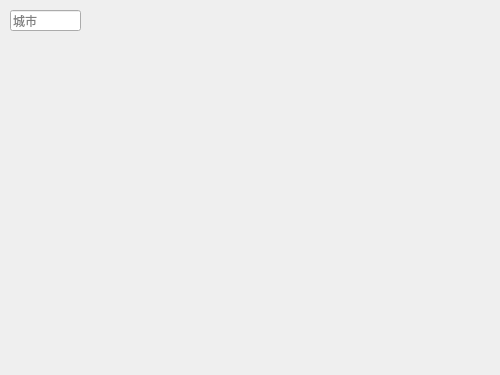
<?xml version="1.0" encoding="UTF-8"?>
<ui version="4.0">
 <class>MainWindow</class>
 <widget class="QMainWindow" name="MainWindow">
  <property name="geometry">
   <rect>
    <x>0</x>
    <y>0</y>
    <width>500</width>
    <height>375</height>
   </rect>
  </property>
  <property name="windowTitle">
   <string>Weather</string>
  </property>
  <property name="windowIcon">
   <iconset resource="res.qrc">
    <normaloff>:/images/icon</normaloff>:/images/icon</iconset>
  </property>
  <widget class="QWidget" name="centralWidget">
   <widget class="QLineEdit" name="cityEdit">
    <property name="geometry">
     <rect>
      <x>10</x>
      <y>10</y>
      <width>71</width>
      <height>21</height>
     </rect>
    </property>
    <property name="focusPolicy">
     <enum>Qt::StrongFocus</enum>
    </property>
    <property name="placeholderText">
     <string>城市</string>
    </property>
   </widget>
   <widget class="QLabel" name="temp">
    <property name="geometry">
     <rect>
      <x>50</x>
      <y>60</y>
      <width>150</width>
      <height>100</height>
     </rect>
    </property>
    <property name="font">
     <font>
      <family>楷体</family>
      <pointsize>55</pointsize>
      <weight>50</weight>
      <bold>false</bold>
     </font>
    </property>
    <property name="text">
     <string/>
    </property>
    <property name="alignment">
     <set>Qt::AlignCenter</set>
    </property>
   </widget>
   <widget class="QLabel" name="city">
    <property name="geometry">
     <rect>
      <x>50</x>
      <y>160</y>
      <width>150</width>
      <height>30</height>
     </rect>
    </property>
    <property name="font">
     <font>
      <pointsize>13</pointsize>
      <weight>75</weight>
      <bold>true</bold>
     </font>
    </property>
    <property name="text">
     <string/>
    </property>
    <property name="alignment">
     <set>Qt::AlignCenter</set>
    </property>
   </widget>
   <widget class="QLabel" name="date">
    <property name="geometry">
     <rect>
      <x>150</x>
      <y>10</y>
      <width>200</width>
      <height>25</height>
     </rect>
    </property>
    <property name="font">
     <font>
      <pointsize>15</pointsize>
      <weight>75</weight>
      <bold>true</bold>
     </font>
    </property>
    <property name="text">
     <string/>
    </property>
    <property name="alignment">
     <set>Qt::AlignCenter</set>
    </property>
   </widget>
   <widget class="QToolButton" name="getButton">
    <property name="geometry">
     <rect>
      <x>60</x>
      <y>10</y>
      <width>21</width>
      <height>21</height>
     </rect>
    </property>
    <property name="cursor">
     <cursorShape>PointingHandCursor</cursorShape>
    </property>
    <property name="toolTip">
     <string>查询天气</string>
    </property>
    <property name="text">
     <string/>
    </property>
    <property name="icon">
     <iconset resource="res.qrc">
      <normaloff>:/images/search</normaloff>:/images/search</iconset>
    </property>
    <property name="iconSize">
     <size>
      <width>21</width>
      <height>21</height>
     </size>
    </property>
    <property name="autoRaise">
     <bool>true</bool>
    </property>
   </widget>
   <widget class="QPushButton" name="minButton">
    <property name="geometry">
     <rect>
      <x>440</x>
      <y>5</y>
      <width>25</width>
      <height>25</height>
     </rect>
    </property>
    <property name="cursor">
     <cursorShape>PointingHandCursor</cursorShape>
    </property>
    <property name="toolTip">
     <string>最小化</string>
    </property>
    <property name="text">
     <string/>
    </property>
    <property name="flat">
     <bool>true</bool>
    </property>
   </widget>
   <widget class="QPushButton" name="closeButton">
    <property name="geometry">
     <rect>
      <x>470</x>
      <y>5</y>
      <width>25</width>
      <height>25</height>
     </rect>
    </property>
    <property name="cursor">
     <cursorShape>PointingHandCursor</cursorShape>
    </property>
    <property name="toolTip">
     <string>关闭</string>
    </property>
    <property name="text">
     <string/>
    </property>
    <property name="flat">
     <bool>true</bool>
    </property>
   </widget>
   <widget class="QWidget" name="layoutWidget">
    <property name="geometry">
     <rect>
      <x>0</x>
      <y>250</y>
      <width>501</width>
      <height>121</height>
     </rect>
    </property>
    <layout class="QHBoxLayout" name="horizontalLayout">
     <item>
      <layout class="QGridLayout" name="gridLayout">
       <item row="0" column="0">
        <widget class="QLabel" name="forecast_0_date">
         <property name="minimumSize">
          <size>
           <width>80</width>
           <height>20</height>
          </size>
         </property>
         <property name="maximumSize">
          <size>
           <width>80</width>
           <height>20</height>
          </size>
         </property>
         <property name="font">
          <font>
           <family>微软雅黑</family>
           <pointsize>10</pointsize>
          </font>
         </property>
         <property name="text">
          <string/>
         </property>
         <property name="alignment">
          <set>Qt::AlignCenter</set>
         </property>
        </widget>
       </item>
       <item row="1" column="0">
        <widget class="QLabel" name="forecast_0_type">
         <property name="minimumSize">
          <size>
           <width>78</width>
           <height>75</height>
          </size>
         </property>
         <property name="text">
          <string/>
         </property>
         <property name="scaledContents">
          <bool>true</bool>
         </property>
        </widget>
       </item>
       <item row="2" column="0">
        <widget class="QLabel" name="forecast_0_temp">
         <property name="minimumSize">
          <size>
           <width>75</width>
           <height>20</height>
          </size>
         </property>
         <property name="maximumSize">
          <size>
           <width>75</width>
           <height>20</height>
          </size>
         </property>
         <property name="font">
          <font>
           <family>微软雅黑</family>
          </font>
         </property>
         <property name="text">
          <string/>
         </property>
         <property name="alignment">
          <set>Qt::AlignCenter</set>
         </property>
        </widget>
       </item>
      </layout>
     </item>
     <item>
      <layout class="QGridLayout" name="gridLayout_2">
       <item row="0" column="0">
        <widget class="QLabel" name="forecast_1_date">
         <property name="minimumSize">
          <size>
           <width>75</width>
           <height>20</height>
          </size>
         </property>
         <property name="maximumSize">
          <size>
           <width>75</width>
           <height>20</height>
          </size>
         </property>
         <property name="font">
          <font>
           <family>微软雅黑</family>
           <pointsize>10</pointsize>
          </font>
         </property>
         <property name="text">
          <string/>
         </property>
         <property name="alignment">
          <set>Qt::AlignCenter</set>
         </property>
        </widget>
       </item>
       <item row="1" column="0">
        <widget class="QLabel" name="forecast_1_type">
         <property name="minimumSize">
          <size>
           <width>78</width>
           <height>75</height>
          </size>
         </property>
         <property name="text">
          <string/>
         </property>
         <property name="scaledContents">
          <bool>true</bool>
         </property>
        </widget>
       </item>
       <item row="2" column="0">
        <widget class="QLabel" name="forecast_1_temp">
         <property name="minimumSize">
          <size>
           <width>75</width>
           <height>20</height>
          </size>
         </property>
         <property name="maximumSize">
          <size>
           <width>75</width>
           <height>20</height>
          </size>
         </property>
         <property name="font">
          <font>
           <family>微软雅黑</family>
          </font>
         </property>
         <property name="text">
          <string/>
         </property>
         <property name="alignment">
          <set>Qt::AlignCenter</set>
         </property>
        </widget>
       </item>
      </layout>
     </item>
     <item>
      <layout class="QGridLayout" name="gridLayout_3">
       <item row="0" column="0">
        <widget class="QLabel" name="forecast_2_date">
         <property name="minimumSize">
          <size>
           <width>75</width>
           <height>20</height>
          </size>
         </property>
         <property name="maximumSize">
          <size>
           <width>75</width>
           <height>20</height>
          </size>
         </property>
         <property name="font">
          <font>
           <family>微软雅黑</family>
           <pointsize>10</pointsize>
          </font>
         </property>
         <property name="text">
          <string/>
         </property>
         <property name="alignment">
          <set>Qt::AlignCenter</set>
         </property>
        </widget>
       </item>
       <item row="1" column="0">
        <widget class="QLabel" name="forecast_2_type">
         <property name="minimumSize">
          <size>
           <width>78</width>
           <height>75</height>
          </size>
         </property>
         <property name="text">
          <string/>
         </property>
         <property name="scaledContents">
          <bool>true</bool>
         </property>
        </widget>
       </item>
       <item row="2" column="0">
        <widget class="QLabel" name="forecast_2_temp">
         <property name="minimumSize">
          <size>
           <width>75</width>
           <height>20</height>
          </size>
         </property>
         <property name="maximumSize">
          <size>
           <width>75</width>
           <height>20</height>
          </size>
         </property>
         <property name="font">
          <font>
           <family>微软雅黑</family>
          </font>
         </property>
         <property name="text">
          <string/>
         </property>
         <property name="alignment">
          <set>Qt::AlignCenter</set>
         </property>
        </widget>
       </item>
      </layout>
     </item>
     <item>
      <layout class="QGridLayout" name="gridLayout_4">
       <item row="0" column="0">
        <widget class="QLabel" name="forecast_3_date">
         <property name="minimumSize">
          <size>
           <width>75</width>
           <height>20</height>
          </size>
         </property>
         <property name="maximumSize">
          <size>
           <width>75</width>
           <height>20</height>
          </size>
         </property>
         <property name="font">
          <font>
           <family>微软雅黑</family>
           <pointsize>10</pointsize>
          </font>
         </property>
         <property name="text">
          <string/>
         </property>
         <property name="alignment">
          <set>Qt::AlignCenter</set>
         </property>
        </widget>
       </item>
       <item row="1" column="0">
        <widget class="QLabel" name="forecast_3_type">
         <property name="minimumSize">
          <size>
           <width>78</width>
           <height>75</height>
          </size>
         </property>
         <property name="text">
          <string/>
         </property>
         <property name="scaledContents">
          <bool>true</bool>
         </property>
        </widget>
       </item>
       <item row="2" column="0">
        <widget class="QLabel" name="forecast_3_temp">
         <property name="minimumSize">
          <size>
           <width>75</width>
           <height>20</height>
          </size>
         </property>
         <property name="maximumSize">
          <size>
           <width>75</width>
           <height>20</height>
          </size>
         </property>
         <property name="font">
          <font>
           <family>微软雅黑</family>
          </font>
         </property>
         <property name="text">
          <string/>
         </property>
         <property name="alignment">
          <set>Qt::AlignCenter</set>
         </property>
        </widget>
       </item>
      </layout>
     </item>
     <item>
      <layout class="QGridLayout" name="gridLayout_5">
       <item row="0" column="0">
        <widget class="QLabel" name="forecast_4_date">
         <property name="minimumSize">
          <size>
           <width>75</width>
           <height>20</height>
          </size>
         </property>
         <property name="maximumSize">
          <size>
           <width>75</width>
           <height>20</height>
          </size>
         </property>
         <property name="font">
          <font>
           <family>微软雅黑</family>
           <pointsize>10</pointsize>
          </font>
         </property>
         <property name="text">
          <string/>
         </property>
         <property name="alignment">
          <set>Qt::AlignCenter</set>
         </property>
        </widget>
       </item>
       <item row="2" column="0">
        <widget class="QLabel" name="forecast_4_temp">
         <property name="minimumSize">
          <size>
           <width>75</width>
           <height>20</height>
          </size>
         </property>
         <property name="maximumSize">
          <size>
           <width>75</width>
           <height>20</height>
          </size>
         </property>
         <property name="font">
          <font>
           <family>微软雅黑</family>
          </font>
         </property>
         <property name="text">
          <string/>
         </property>
         <property name="alignment">
          <set>Qt::AlignCenter</set>
         </property>
        </widget>
       </item>
       <item row="1" column="0">
        <widget class="QLabel" name="forecast_4_type">
         <property name="minimumSize">
          <size>
           <width>78</width>
           <height>75</height>
          </size>
         </property>
         <property name="text">
          <string/>
         </property>
         <property name="scaledContents">
          <bool>true</bool>
         </property>
        </widget>
       </item>
      </layout>
     </item>
    </layout>
   </widget>
   <widget class="QWidget" name="layoutWidget">
    <property name="geometry">
     <rect>
      <x>280</x>
      <y>200</y>
      <width>211</width>
      <height>32</height>
     </rect>
    </property>
    <layout class="QGridLayout" name="gridLayout_6">
     <item row="0" column="0">
      <widget class="QLabel" name="label">
       <property name="minimumSize">
        <size>
         <width>30</width>
         <height>30</height>
        </size>
       </property>
       <property name="maximumSize">
        <size>
         <width>30</width>
         <height>30</height>
        </size>
       </property>
       <property name="font">
        <font>
         <family>微软雅黑</family>
         <pointsize>10</pointsize>
         <weight>75</weight>
         <bold>true</bold>
        </font>
       </property>
       <property name="text">
        <string/>
       </property>
      </widget>
     </item>
     <item row="0" column="1">
      <widget class="QLabel" name="sunrise">
       <property name="font">
        <font>
         <pointsize>10</pointsize>
        </font>
       </property>
       <property name="text">
        <string/>
       </property>
      </widget>
     </item>
     <item row="0" column="2">
      <widget class="QLabel" name="label_2">
       <property name="maximumSize">
        <size>
         <width>30</width>
         <height>30</height>
        </size>
       </property>
       <property name="font">
        <font>
         <family>微软雅黑</family>
         <pointsize>10</pointsize>
         <weight>75</weight>
         <bold>true</bold>
        </font>
       </property>
       <property name="text">
        <string/>
       </property>
      </widget>
     </item>
     <item row="0" column="3">
      <widget class="QLabel" name="sunset">
       <property name="font">
        <font>
         <pointsize>10</pointsize>
        </font>
       </property>
       <property name="text">
        <string/>
       </property>
      </widget>
     </item>
    </layout>
   </widget>
   <widget class="QWidget" name="layoutWidget">
    <property name="geometry">
     <rect>
      <x>30</x>
      <y>200</y>
      <width>71</width>
      <height>32</height>
     </rect>
    </property>
    <layout class="QGridLayout" name="gridLayout_7">
     <item row="0" column="0">
      <widget class="QLabel" name="label_3">
       <property name="minimumSize">
        <size>
         <width>30</width>
         <height>30</height>
        </size>
       </property>
       <property name="maximumSize">
        <size>
         <width>30</width>
         <height>30</height>
        </size>
       </property>
       <property name="font">
        <font>
         <pointsize>10</pointsize>
         <weight>75</weight>
         <bold>true</bold>
        </font>
       </property>
       <property name="text">
        <string/>
       </property>
       <property name="scaledContents">
        <bool>true</bool>
       </property>
       <property name="alignment">
        <set>Qt::AlignRight|Qt::AlignTrailing|Qt::AlignVCenter</set>
       </property>
      </widget>
     </item>
     <item row="0" column="1">
      <widget class="QLabel" name="shidu">
       <property name="minimumSize">
        <size>
         <width>30</width>
         <height>30</height>
        </size>
       </property>
       <property name="maximumSize">
        <size>
         <width>30</width>
         <height>30</height>
        </size>
       </property>
       <property name="font">
        <font>
         <pointsize>10</pointsize>
         <weight>50</weight>
         <bold>false</bold>
        </font>
       </property>
       <property name="text">
        <string/>
       </property>
       <property name="alignment">
        <set>Qt::AlignLeading|Qt::AlignLeft|Qt::AlignVCenter</set>
       </property>
      </widget>
     </item>
    </layout>
   </widget>
   <widget class="QWidget" name="layoutWidget">
    <property name="geometry">
     <rect>
      <x>100</x>
      <y>200</y>
      <width>168</width>
      <height>32</height>
     </rect>
    </property>
    <layout class="QGridLayout" name="gridLayout_8">
     <item row="0" column="0">
      <widget class="QLabel" name="fengxiang">
       <property name="minimumSize">
        <size>
         <width>70</width>
         <height>30</height>
        </size>
       </property>
       <property name="maximumSize">
        <size>
         <width>70</width>
         <height>30</height>
        </size>
       </property>
       <property name="font">
        <font>
         <pointsize>10</pointsize>
         <weight>75</weight>
         <bold>true</bold>
        </font>
       </property>
       <property name="text">
        <string/>
       </property>
       <property name="scaledContents">
        <bool>true</bool>
       </property>
       <property name="alignment">
        <set>Qt::AlignRight|Qt::AlignTrailing|Qt::AlignVCenter</set>
       </property>
      </widget>
     </item>
     <item row="0" column="1">
      <widget class="QLabel" name="fengli">
       <property name="minimumSize">
        <size>
         <width>80</width>
         <height>30</height>
        </size>
       </property>
       <property name="maximumSize">
        <size>
         <width>80</width>
         <height>30</height>
        </size>
       </property>
       <property name="font">
        <font>
         <pointsize>10</pointsize>
         <weight>50</weight>
         <bold>false</bold>
        </font>
       </property>
       <property name="text">
        <string/>
       </property>
      </widget>
     </item>
    </layout>
   </widget>
   <widget class="QWidget" name="layoutWidget">
    <property name="geometry">
     <rect>
      <x>280</x>
      <y>100</y>
      <width>211</width>
      <height>81</height>
     </rect>
    </property>
    <layout class="QGridLayout" name="gridLayout_9">
     <item row="0" column="0">
      <widget class="QLabel" name="label_4">
       <property name="minimumSize">
        <size>
         <width>30</width>
         <height>75</height>
        </size>
       </property>
       <property name="maximumSize">
        <size>
         <width>30</width>
         <height>75</height>
        </size>
       </property>
       <property name="font">
        <font>
         <family>微软雅黑</family>
         <pointsize>11</pointsize>
         <weight>75</weight>
         <bold>true</bold>
        </font>
       </property>
       <property name="text">
        <string/>
       </property>
       <property name="alignment">
        <set>Qt::AlignCenter</set>
       </property>
      </widget>
     </item>
     <item row="0" column="1">
      <widget class="QTextBrowser" name="ganmao">
       <property name="font">
        <font>
         <pointsize>12</pointsize>
        </font>
       </property>
       <property name="styleSheet">
        <string notr="true">background: transparent;border-color:transparent;border:0px;</string>
       </property>
       <property name="verticalScrollBarPolicy">
        <enum>Qt::ScrollBarAlwaysOff</enum>
       </property>
       <property name="horizontalScrollBarPolicy">
        <enum>Qt::ScrollBarAlwaysOff</enum>
       </property>
       <property name="openLinks">
        <bool>false</bool>
       </property>
      </widget>
     </item>
    </layout>
   </widget>
   <widget class="QPushButton" name="updateButton">
    <property name="geometry">
     <rect>
      <x>410</x>
      <y>5</y>
      <width>25</width>
      <height>25</height>
     </rect>
    </property>
    <property name="cursor">
     <cursorShape>PointingHandCursor</cursorShape>
    </property>
    <property name="toolTip">
     <string>换肤</string>
    </property>
    <property name="text">
     <string/>
    </property>
    <property name="iconSize">
     <size>
      <width>25</width>
      <height>25</height>
     </size>
    </property>
    <property name="flat">
     <bool>true</bool>
    </property>
   </widget>
  </widget>
 </widget>
 <layoutdefault spacing="6" margin="11"/>
 <resources>
  <include location="res.qrc"/>
 </resources>
 <connections>
  <connection>
   <sender>closeButton</sender>
   <signal>clicked()</signal>
   <receiver>MainWindow</receiver>
   <slot>close()</slot>
   <hints>
    <hint type="sourcelabel">
     <x>479</x>
     <y>20</y>
    </hint>
    <hint type="destinationlabel">
     <x>479</x>
     <y>44</y>
    </hint>
   </hints>
  </connection>
  <connection>
   <sender>minButton</sender>
   <signal>clicked()</signal>
   <receiver>MainWindow</receiver>
   <slot>showMinimized()</slot>
   <hints>
    <hint type="sourcelabel">
     <x>446</x>
     <y>22</y>
    </hint>
    <hint type="destinationlabel">
     <x>446</x>
     <y>44</y>
    </hint>
   </hints>
  </connection>
  <connection>
   <sender>cityEdit</sender>
   <signal>returnPressed()</signal>
   <receiver>getButton</receiver>
   <slot>click()</slot>
   <hints>
    <hint type="sourcelabel">
     <x>29</x>
     <y>22</y>
    </hint>
    <hint type="destinationlabel">
     <x>70</x>
     <y>22</y>
    </hint>
   </hints>
  </connection>
 </connections>
</ui>
